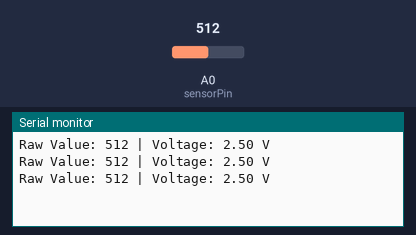
This sketch was run on a simulated Arduino Uno, built with avr-gcc and run on an emulated ATmega328P. Parts: the last lines printed to the serial monitor. The test bench sets the inputs (shaded band); at power-on: A0 (sensorPin) = 512.

Above: at 1.3 s.
1.4 s: A0 (sensorPin) set to 716
At 1.9 s:
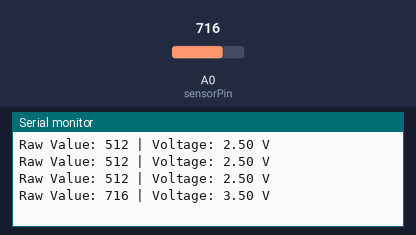
2.9 s: A0 (sensorPin) set to 900
At 3.4 s:
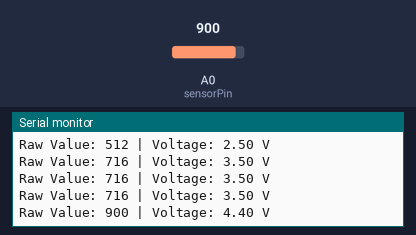
Timing chart, 0 to 5.9 s (numbered marks = the images above; inputs shaded):
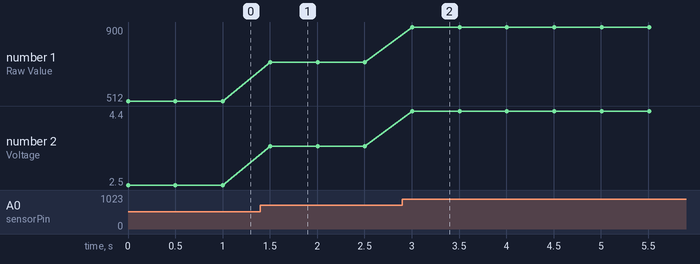

The sketch:

photoresistor_test.ino
```cpp
const int sensorPin = A0;

void setup() {
  Serial.begin(9600);
}

void loop() {
  int sensorValue = analogRead(sensorPin);
  float voltage = sensorValue * (5.0 / 1023.0);

  Serial.print("Raw Value: ");
  Serial.print(sensorValue);

  Serial.print(" | Voltage: ");
  Serial.print(voltage);
  Serial.println(" V");

  delay(500);
}
```

Measured:
- after the input at 1.4 s, the serial monitor: prints a new line after 0.10 s (image 1)
- after the input at 2.9 s, the serial monitor: prints a new line after 0.11 s (image 2)
- plotted number 1: 512 → 716 after the input at 1.4 s, 716 → 900 after the input at 2.9 s
- plotted number 2: 2.5 → 3.5 after the input at 1.4 s, 3.5 → 4.4 after the input at 2.9 s
